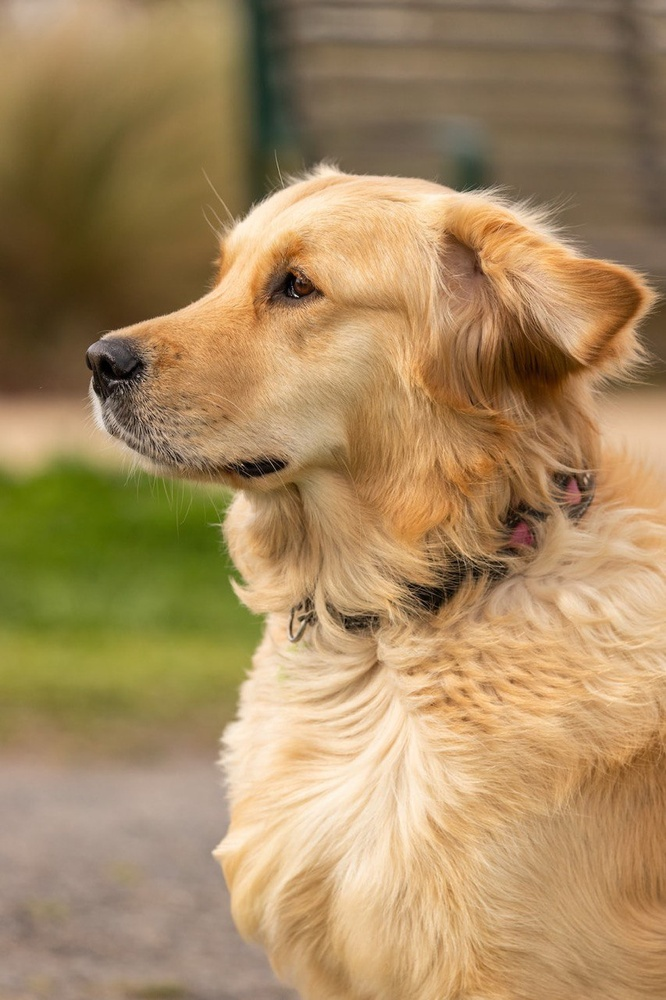
#> input picture goldendog.jpeg, 666 x 1000 px, shrunk from 853 x 1280 before the run, found by its file name
$ python contrast.py
#> lines starting #> are read from the running program, lines starting #| are printed output that depends on the picture
## use Python Imaging Library (PIL) Module to Change Contrast of an Image.
# require Image and ImageEnhance Classes from PIL module
# in order to Change the Contrast of an Image in Python.
# Image class is used to perform some basic Operations on Images like Opening, Saving, Closing etc.
# ImageEnhance Class is used to enhance the Properties of an Image like Brightness,Contrast, Color etc.

from PIL import Image,ImageEnhance
import numpy as np

# import the original image
img=Image.open("/Users/koleinif20/Desktop/CVprojects/goldendog.jpeg")
#> img is the input picture: PIL image 666x1000 RGB; mean R, G, B 166.2, 137.6, 96

# create an object for ImageEnhance.Contrast Class in order to change the Contrast
img_contr_obj=ImageEnhance.Contrast(img)

# factor is a floating-point number which enhances the Contrast of an Image.
# factor can have several values. Hence, they can be written as follows
# if factor > 1 Increases Contrast according to the given factor Values
# if factor < 1 Decreases Contrast according to the given factor Values
# and if the value of factor is 1 (i.e. factor=1) then the Contrast of the Image remains Same.
#.2 = very low, .5 = low, 1 = medium, 3 = high, 10 = very high

factor = [0.2, 0.5, 1, 3, 10]
par = np.array(factor)

# creating images with different contrasts, parameters

for i in par:
    e_img=img_contr_obj.enhance(i)
    e_img.show()   # the Enhanced Image can be Viewed.
#> this loop made 5 passes
#> pass 1, `e_img=img_contr_obj.enhance(i)`:
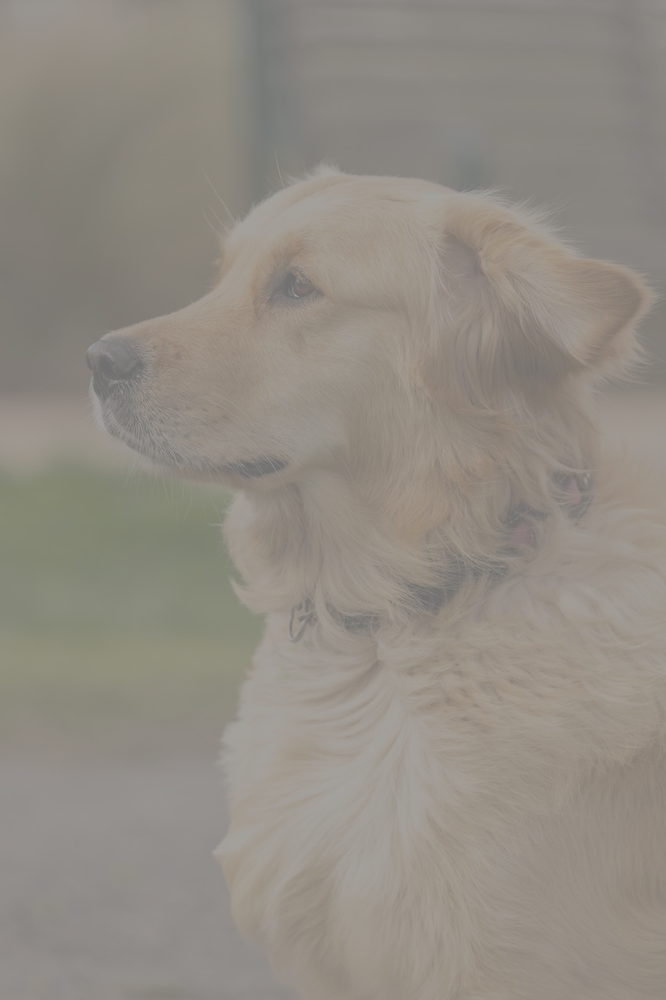
#> e_img: PIL image 666x1000 RGB; mean R, G, B 145.6, 139.9, 131.6
#> pass 2, `e_img=img_contr_obj.enhance(i)`:
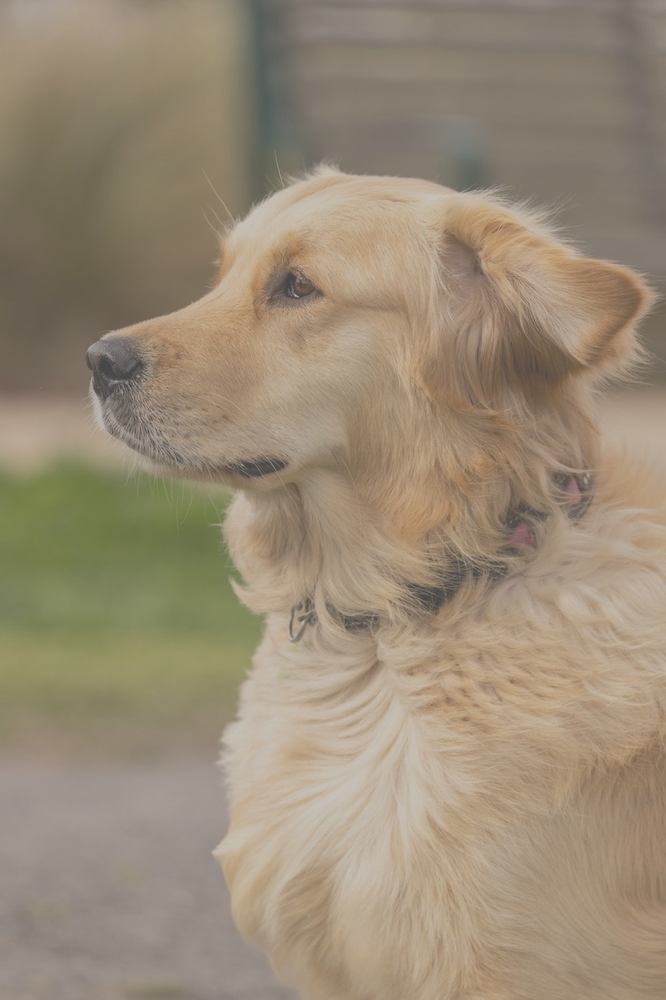
#> e_img: PIL image 666x1000 RGB; mean R, G, B 153.3, 139.1, 118.2
#> after the loop:
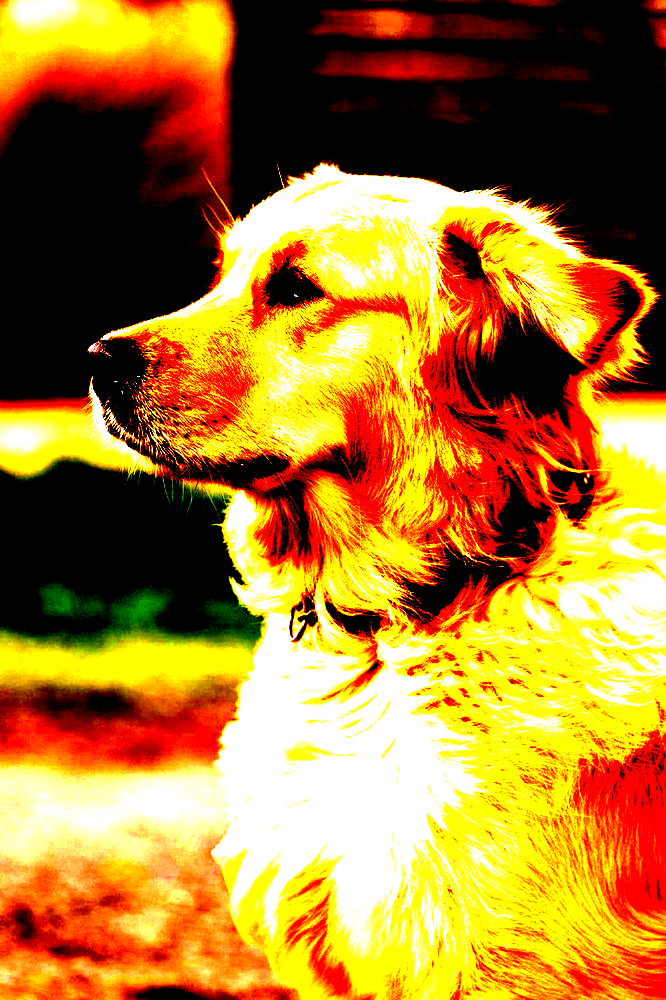
#> e_img: PIL image 666x1000 RGB; mean R, G, B 170.9, 122.4, 43.5

$ run again, with akshara-1.jpg copied over goldendog.jpeg
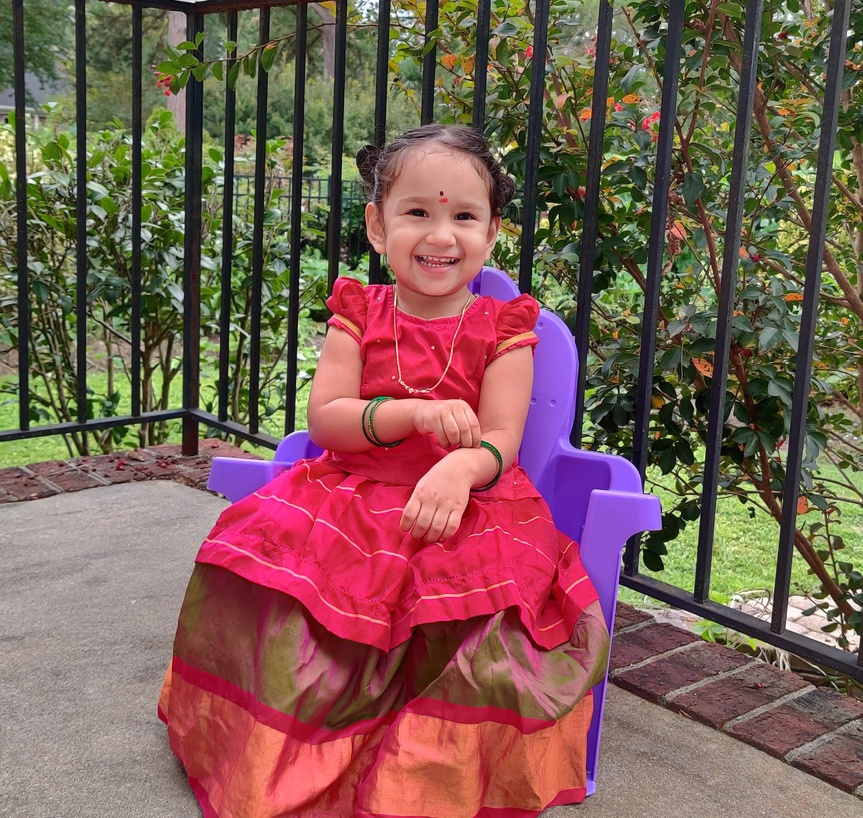
#> input picture akshara-1.jpg, 863 x 818 px, shrunk from 2340 x 2219 before the run, found by its file name
#> img is the input picture: PIL image 863x818 RGB; mean R, G, B 125.8, 93.1, 84.7
#> the loop `for i in par:` made 5 passes
#> pass 1, `e_img=img_contr_obj.enhance(i)`:
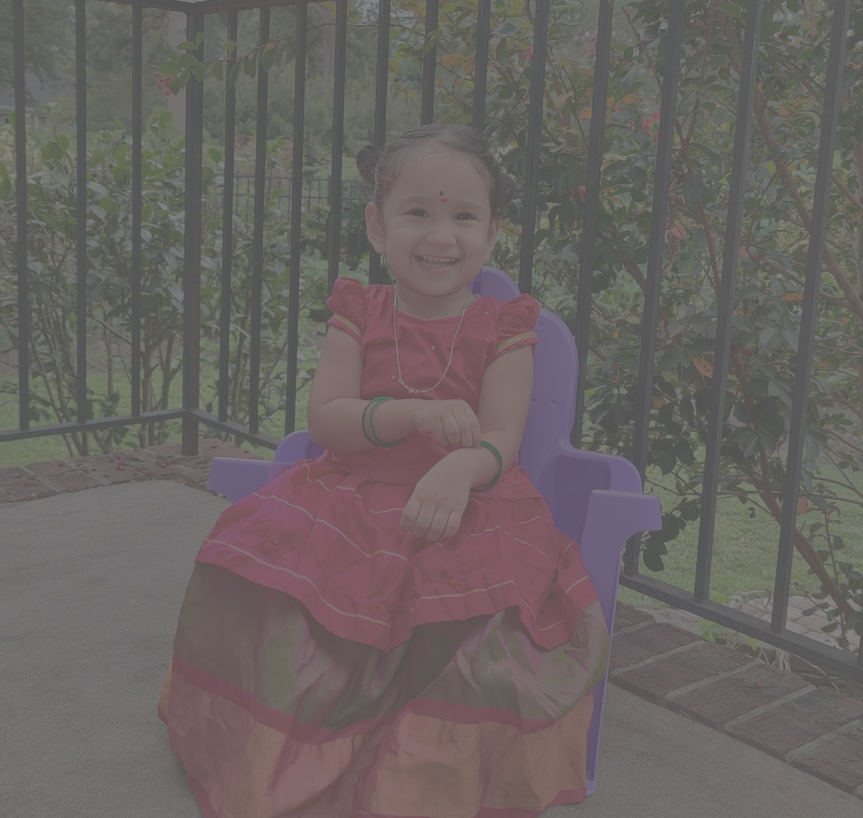
#> e_img: PIL image 863x818 RGB; mean R, G, B 106.4, 99.8, 98.1
#> after the loop `for i in par:`:
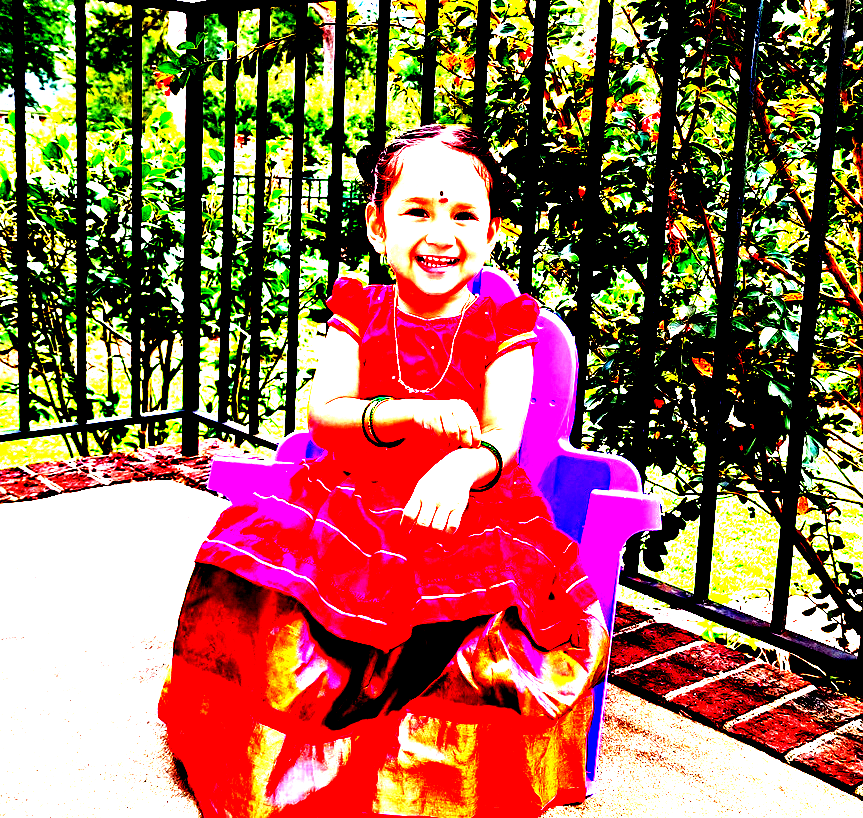
#> e_img: PIL image 863x818 RGB; mean R, G, B 156.4, 106, 86.8
